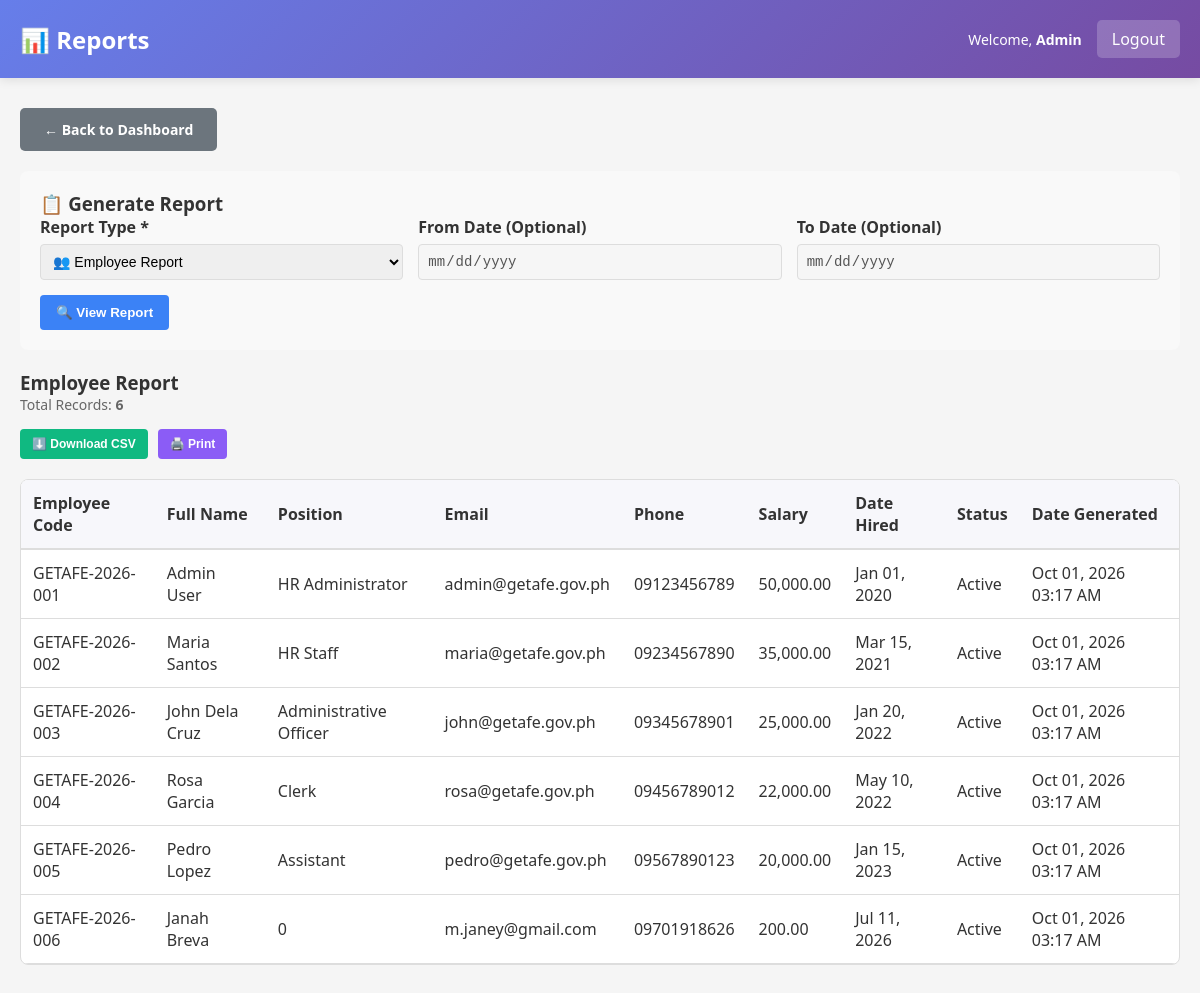
Screenshot of /admin/reports.php?type=employee (signed in) with the database file from the repository.
### tables this page shows
CREATE TABLE `employees` (
  `employee_id` int(11) NOT NULL AUTO_INCREMENT,
  `employee_code` varchar(20) NOT NULL,
  `first_name` varchar(50) NOT NULL,
  `last_name` varchar(50) NOT NULL,
  `email` varchar(100) NOT NULL,
  `phone` varchar(20) DEFAULT NULL,
  `position` varchar(100) DEFAULT NULL,
  `salary` decimal(10,2) DEFAULT NULL,
  `date_hired` date DEFAULT NULL,
  `status` enum('active','inactive') DEFAULT 'active',
  `created_at` timestamp NOT NULL DEFAULT current_timestamp(),
  `updated_at` timestamp NOT NULL DEFAULT current_timestamp() ON UPDATE current_timestamp(),
  `department` varchar(100) DEFAULT NULL,
  `qr_code` varchar(255) DEFAULT NULL,
  `qr_generated_date` datetime DEFAULT NULL,
  PRIMARY KEY (`employee_id`),
  UNIQUE KEY `employee_code` (`employee_code`),
  UNIQUE KEY `email` (`email`)
);

### includes/functions.php (called while the page is built, shortened)
<?php
function get_employee_info($conn, $employee_id) {
    $stmt = $conn->prepare("SELECT * FROM employees WHERE employee_id = ? LIMIT 1");
    $stmt->bind_param("i", $employee_id);
    $stmt->execute();
    $res = $stmt->get_result();
    $row = $res->fetch_assoc();
    return $row ?: null;
}
function format_date($date) {
    return date('M d, Y', strtotime($date));
}
?>

### admin/reports.php (the view, shortened to what this page needs)
<?php
require_once '../config/database.php';
require_once '../includes/functions.php';
$admin = get_employee_info($conn, $_SESSION['employee_id']);
$report_type = $_GET['type'] ?? '';
$from = $_GET['from'] ?? '';
$to = $_GET['to'] ?? '';
$report_data = [];
$report_title = '';
$headers = [];
if ($report_type) {
    if ($report_type === 'employee') {
        $report_title = 'Employee Report';
        $headers = ['Employee Code', 'Full Name', 'Position', 'Email', 'Phone', 'Salary', 'Date Hired', 'Status', 'Date Generated'];
        $stmt = $conn->prepare("SELECT employee_id, employee_code, first_name, last_name, position, email, phone, salary, date_hired, status FROM employees WHERE status = 'active' ORDER BY employee_code");
        if ($stmt) {
            $stmt->execute();
            $result = $stmt->get_result();
            while ($row = $result->fetch_assoc()) {
                $report_data[] = [
                    $row['employee_code'],
                    $row['first_name'] . ' ' . $row['last_name'],
                    $row['position'],
                    $row['email'],
                    $row['phone'],
                    number_format($row['salary'], 2),
                    format_date($row['date_hired']),
                    ucfirst($row['status']),
                    date('M d, Y h:i A')
                ];
            }
        }
    }
}
    ?>
<!DOCTYPE html>
<html lang="en">
<head>
    <link rel="stylesheet" href="../assets/css/style.css">
</head>
<body>
    <div class="navbar">
        <h2>📊 Reports</h2>
        <div class="navbar-user">
            <span>Welcome, <strong><?php echo htmlspecialchars($admin['first_name']); ?></strong></span>
            <a href="../logout.php">Logout</a>
        </div>
    </div>
    <div class="container report-container">
        <a href="dashboard.php" class="btn btn-secondary" style="margin-bottom: 20px;">← Back to Dashboard</a>
        <div class="report-filters">
            <h3>📋 Generate Report</h3>
            <form method="GET">
                <div class="filter-row">
                    <div class="filter-group">
                        <label for="type">Report Type *</label>
                        <select name="type" id="type" required onchange="document.getElementById('from').disabled = this.value === 'employee';">
                            <option value="employee" <?php echo $report_type === 'employee' ? 'selected' : ''; ?>>👥 Employee Report</option>
                        </select>
                    </div>
                    <div class="filter-group">
                        <label for="from">From Date (Optional)</label>
                        <input type="date" name="from" id="from" value="<?php echo htmlspecialchars($from); ?>" <?php echo $report_type === 'employee' ? 'disabled' : ''; ?>>
                    </div>
                    <div class="filter-group">
                        <label for="to">To Date (Optional)</label>
                        <input type="date" name="to" id="to" value="<?php echo htmlspecialchars($to); ?>" <?php echo $report_type === 'employee' ? 'disabled' : ''; ?>>
                    </div>
                </div>
                <div class="action-buttons">
                    <button type="submit" class="btn-view">🔍 View Report</button>
                </div>
            </form>
        </div>
        <?php if ($report_type && !empty($report_data)): ?>
            <div>
                <h3><?php echo htmlspecialchars($report_title); ?></h3>
                <p style="color: #666; font-size: 14px;">Total Records: <strong><?php echo count($report_data); ?></strong></p>
                <div class="action-buttons" style="margin-bottom: 20px;">
                    <form method="GET" style="display:inline;">
                        <button type="submit" class="btn-download">⬇️ Download CSV</button>
                    </form>
                    <form method="GET" style="display:inline;">
                        <button type="submit" class="btn-print">🖨️ Print</button>
                    </form>
                </div>
                <div class="report-display">
                    <table>
                        <thead>
                            <tr>
                                <?php foreach ($headers as $header): ?>
                                    <th><?php echo htmlspecialchars($header); ?></th>
                                <?php endforeach; ?>
                            </tr>
                        </thead>
                        <tbody>
                            <?php foreach ($report_data as $row): ?>
                                <tr>
                                    <?php foreach ($row as $cell): ?>
                                        <td><?php echo htmlspecialchars($cell); ?></td>
                                    <?php endforeach; ?>
                                </tr>
                            <?php endforeach; ?>
                        </tbody>
                    </table>
                </div>
            </div>
        <?php endif; ?>
    </div>
</body>
</html>

### assets/css/style.css (style rules this page uses)
* { margin: 0; padding: 0; box-sizing: border-box; }
body { font-family: 'Segoe UI', Tahoma, Geneva, Verdana, sans-serif; background-color: #f5f5f5; color: #333; }
.navbar { background: linear-gradient(135deg, #667eea 0%, #764ba2 100%); color: white; padding: 20px; display: flex; justify-content: space-between; align-items: center; box-shadow: 0 2px 10px rgba(0, 0, 0, 0.1); }
.navbar h2 { font-size: 24px; font-weight: 600; }
.navbar-user { display: flex; gap: 15px; align-items: center; }
.navbar-user span { font-size: 14px; }
.navbar-user a { background: rgba(255, 255, 255, 0.2); color: white; padding: 8px 15px; text-decoration: none; border-radius: 5px; transition: background 0.3s; }
.container { max-width: 1200px; margin: 30px auto; padding: 0 20px; }
.btn { display: inline-block; padding: 12px 24px; border: none; border-radius: 5px; cursor: pointer; font-size: 14px; font-weight: 600; text-decoration: none; transition: all 0.3s; }
.btn-secondary { background: #6c757d; color: white; }
table { width: 100%; border-collapse: collapse; }
table thead { background-color: #f8f9fa; border-bottom: 2px solid #ddd; }
table th { padding: 12px; text-align: left; font-weight: 600; color: #333; }
table td { padding: 12px; border-bottom: 1px solid #ddd; }
label { display: block; margin-bottom: 8px; font-weight: 600; color: #333; }
input[type="text"], input[type="email"], input[type="password"], input[type="number"], input[type="date"], select, textarea { width: 100%; padding: 10px; border: 1px solid #ddd; border-radius: 5px; font-size: 14px; transition: border-color 0.3s; }

### admin/reports.php (style rules this page uses)
.report-container { max-width: 1200px; }
.report-filters { background: #f9f9f9; padding: 20px; border-radius: 8px; margin-bottom: 20px; }
.filter-row { display: grid; grid-template-columns: repeat(auto-fit, minmax(250px, 1fr)); gap: 15px; margin-bottom: 15px; }
.filter-group label { display: block; margin-bottom: 6px; font-weight: 600; }
.filter-group input, .filter-group select { width: 100%; padding: 8px; border: 1px solid #ddd; border-radius: 4px; }
.action-buttons { display: flex; gap: 10px; margin-top: 15px; flex-wrap: wrap; }
.btn-view { background: #3b82f6; color: white; padding: 10px 16px; border: none; border-radius: 4px; cursor: pointer; font-weight: 600; }
.btn-download { background: #10b981; color: white; padding: 8px 12px; border: none; border-radius: 4px; cursor: pointer; font-size: 12px; font-weight: 600; }
.btn-print { background: #8b5cf6; color: white; padding: 8px 12px; border: none; border-radius: 4px; cursor: pointer; font-size: 12px; font-weight: 600; }
.report-display { background: white; border: 1px solid #ddd; border-radius: 8px; overflow: auto; margin-top: 20px; }
table { width: 100%; border-collapse: collapse; }
th, td { padding: 12px; text-align: left; border-bottom: 1px solid #eee; }
th { background: #f7f7fb; font-weight: 600; color: #333; }

### rows the page displays
employees: first_name "Admin"
employees: employee_code "GETAFE-2026-002", cell "Maria Santos", position "HR Staff", email "maria@getafe.gov.ph", phone "09234567890", cell "35,000.00", cell "Mar 15, 2021", cell "Active", cell "Oct 01, 2026 03:17 AM"
employees: employee_code "GETAFE-2026-003", cell "John Dela Cruz", position "Administrative Officer", email "john@getafe.gov.ph", phone "09345678901", cell "25,000.00", cell "Jan 20, 2022", cell "Active", cell "Oct 01, 2026 03:17 AM"
employees: employee_code "GETAFE-2026-004", cell "Rosa Garcia", position "Clerk", email "rosa@getafe.gov.ph", phone "09456789012", cell "22,000.00", cell "May 10, 2022", cell "Active", cell "Oct 01, 2026 03:17 AM"
employees: employee_code "GETAFE-2026-005", cell "Pedro Lopez", position "Assistant", email "pedro@getafe.gov.ph", phone "09567890123", cell "20,000.00", cell "Jan 15, 2023", cell "Active", cell "Oct 01, 2026 03:17 AM"
employees: employee_code "GETAFE-2026-006", cell "Janah Breva", position "0", email "m.janey@gmail.com", phone "09701918626", salary "200.00", cell "Jul 11, 2026", cell "Active", cell "Oct 01, 2026 03:17 AM"

### other values shown
$report_title "Employee Report"
count($report_data) "6"
$header "Employee Code"
$header "Full Name"
$header "Position"
$header "Email"
$header "Phone"
$header "Salary"
$header "Date Hired"
$header "Status"
$header "Date Generated"
$cell "GETAFE-2026-001"
$cell "Admin User"
$cell "HR Administrator"
$cell "admin@getafe.gov.ph"
